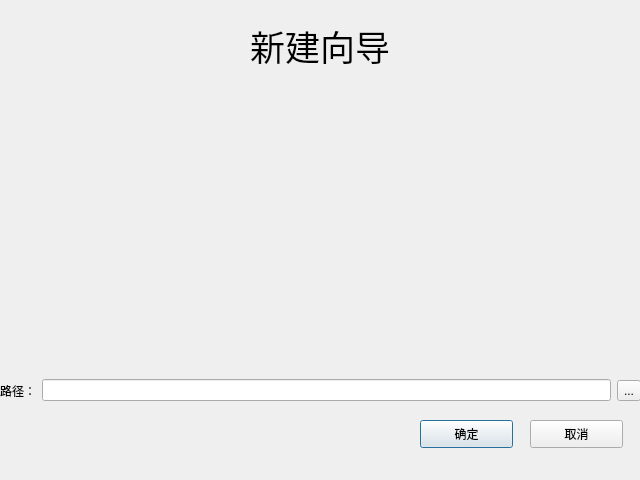
<?xml version="1.0" encoding="UTF-8"?>
<ui version="4.0">
 <class>NewTutorial</class>
 <widget class="QDialog" name="NewTutorial">
  <property name="geometry">
   <rect>
    <x>0</x>
    <y>0</y>
    <width>640</width>
    <height>480</height>
   </rect>
  </property>
  <property name="windowTitle">
   <string>NewTutorial</string>
  </property>
  <widget class="QLabel" name="label_2">
   <property name="geometry">
    <rect>
     <x>0</x>
     <y>10</y>
     <width>640</width>
     <height>72</height>
    </rect>
   </property>
   <property name="font">
    <font>
     <family>Adobe Devanagari</family>
     <pointsize>26</pointsize>
     <weight>50</weight>
     <bold>false</bold>
     <underline>false</underline>
    </font>
   </property>
   <property name="text">
    <string>新建向导</string>
   </property>
   <property name="alignment">
    <set>Qt::AlignCenter</set>
   </property>
  </widget>
  <widget class="QPushButton" name="pushButton">
   <property name="geometry">
    <rect>
     <x>420</x>
     <y>420</y>
     <width>93</width>
     <height>28</height>
    </rect>
   </property>
   <property name="text">
    <string>确定</string>
   </property>
  </widget>
  <widget class="QPushButton" name="pushButton_2">
   <property name="geometry">
    <rect>
     <x>530</x>
     <y>420</y>
     <width>93</width>
     <height>28</height>
    </rect>
   </property>
   <property name="text">
    <string>取消</string>
   </property>
  </widget>
  <widget class="QWidget" name="">
   <property name="geometry">
    <rect>
     <x>0</x>
     <y>370</y>
     <width>641</width>
     <height>41</height>
    </rect>
   </property>
   <layout class="QHBoxLayout" name="horizontalLayout">
    <item>
     <widget class="QLabel" name="label">
      <property name="text">
       <string>路径：</string>
      </property>
     </widget>
    </item>
    <item>
     <widget class="QLineEdit" name="lineEdit"/>
    </item>
    <item>
     <widget class="QToolButton" name="toolButton">
      <property name="text">
       <string>...</string>
      </property>
     </widget>
    </item>
   </layout>
  </widget>
 </widget>
 <resources/>
 <connections/>
</ui>
